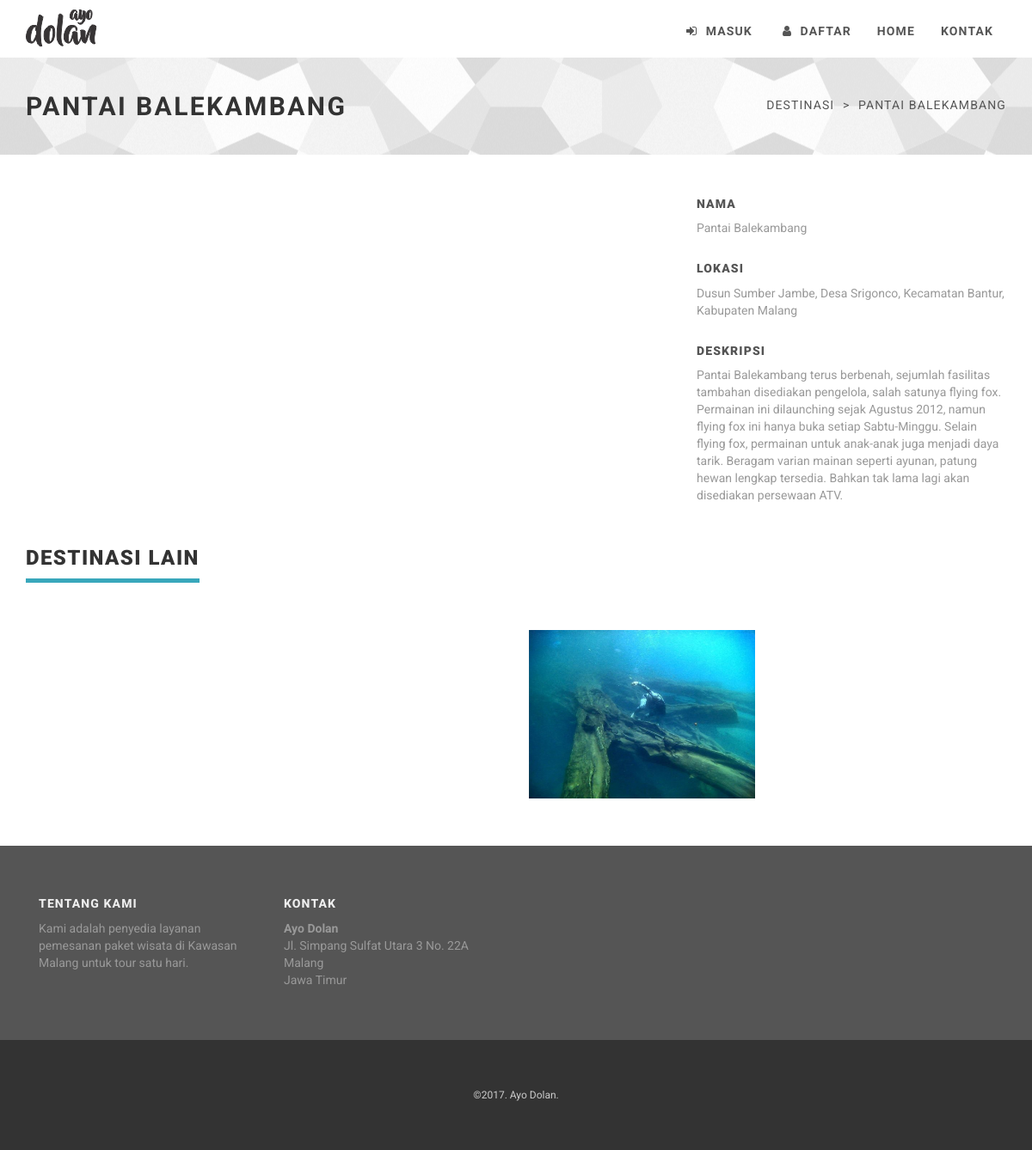
The page /destinasi/lihat/3 on the database its author committed.
### tables this page shows
CREATE TABLE `tb_destinasi` (
  `id_destinasi` int(255) NOT NULL,
  `nama_destinasi` varchar(255) NOT NULL,
  `lokasi` text NOT NULL,
  `intro_destinasi` text NOT NULL,
  `gambar_destinasi` text NOT NULL
);

### application/controllers/destinasi.php (called while the page is built, shortened)
<?php
class Destinasi extends CI_Controller {
	public function __construct()
	{
		$this->load->model('destinasi_model');
		$this->load->model('blog_model');
	}
	public function lihat($id_destinasi)
	{
		$data['destinasi_detail'] = $this->destinasi_model->get_destinasi_detail($id_destinasi);
		$data['two_destinasi'] = $this->destinasi_model->get_two_destinasi();
		$data['four_destinasi'] = $this->destinasi_model->get_four_destinasi();
		$data['main_view'] = 'destinasi_view';
		$this->load->view('template_view', $data);
	}
}

### index.php (called while the page is built, shortened)
<?php
require_once BASEPATH.'core/CodeIgniter.php';

### application/models/destinasi_model.php (called while the page is built, shortened)
<?php
class Destinasi_model extends CI_Model {
	public $db_table = 'tb_destinasi';
	public function get_four_destinasi()
	{
		return $this->db->order_by('id_destinasi','DESC')
						->limit(4)
						->get($this->db_table)
						->result();
	}
	public function get_destinasi_detail($id_destinasi)
	{
		return $this->db->where('id_destinasi',$id_destinasi)
						->limit(1)
						->get($this->db_table)
						->row();
	}
}

### application/views/destinasi_view.php (the view, shortened to what this page needs)
<div id="heading-breadcrumbs">
    <div class="container">
        <div class="row">
            <div class="col-md-7">
                <h1><?php echo $destinasi_detail->nama_destinasi; ?></h1>
            </div>
            <div class="col-md-5">
                <ul class="breadcrumb">
                    <li>Destinasi</li>
                    <li><?php echo $destinasi_detail->nama_destinasi; ?></li>
                </ul>
            </div>
        </div>
    </div>
</div>
<div id="content">
    <div class="container">
        <div class="row portfolio-project">
            <section>
                <div class="col-sm-8">
                    <br>
                </div>
                <div class="col-sm-4">
                    <div class="project-more">
                        <h4>Nama</h4>
                        <p><?php echo $destinasi_detail->nama_destinasi; ?></p>
                    </div>
                    <div class="project-more">
                        <h4>Lokasi</h4>
                        <p><?php echo $destinasi_detail->lokasi; ?></p>
                    </div>
                    <div class="project-more">
                        <h4>Deskripsi</h4>
                        <p><?php echo $destinasi_detail->intro_destinasi; ?></p>
                    </div>
                </div>
            </section>
        </div>
        <section>
            <div class="row portfolio">
                <div class="col-md-12">
                    <div class="heading">
                        <h3>Destinasi Lain</h3>
                    </div>
                </div>
                <?php
                    foreach ($four_destinasi as $dfour) {
                        echo '
                            <div class="col-sm-6 col-md-3">
                                <div class="box-image">
                                    <div class="image">
                                        <img src="'.base_url().'assets/img/'.$dfour->gambar_destinasi.'" alt="" class="img-responsive">
                                    </div>
                                    <div class="bg"></div>
                                    <div class="name">
                                        <h3><a href="#">'.$dfour->nama_destinasi.'</a></h3>
                                    </div>
                                    <div class="text">
                                        <p class="buttons">
                                            <a href="'.base_url().'destinasi/lihat/'.$dfour->id_destinasi.'" class="btn btn-template-transparent-primary">Lihat</a>
                                        </p>
                                    </div>
                                </div>
                            </div>
                        ';
                    }
                ?>
            </div>
        </section>
    </div>
</div>

### assets/css/style.default.css (style rules this page uses)
section, div.section { margin-bottom: 40px; }
.heading { margin-bottom: 40px; }
.heading h1, .heading h2, .heading h3, .heading h4, .heading h5 { display: inline-block; border-bottom: solid 5px #38a7bb; line-height: 1.1; margin-bottom: 0; padding-bottom: 10px; vertical-align: middle; text-transform: uppercase; letter-spacing: 0.06em; }
.box-image { position: relative; overflow: hidden; text-align: center; margin: 15px 0; }
#heading-breadcrumbs { background: url('../img/texture-bw.png') center center repeat; padding: 20px 0; margin-bottom: 40px; }
#heading-breadcrumbs h1 { color: #333333; text-transform: uppercase; font-size: 30px; font-weight: 700; letter-spacing: 0.08em; }
#heading-breadcrumbs ul.breadcrumb { margin-top: 5px; margin-bottom: 0; }
.portfolio-project .project-more h4 { color: #555555; text-transform: uppercase; margin-bottom: 0; text-align: left; font-size: 14px; letter-spacing: 0.08em; }
.portfolio-project .project-more p { color: #999999; padding: 10px 0; margin-bottom: 20px; text-align: left; }
.breadcrumb { font-family: "Roboto", Helvetica, Arial, sans-serif; text-transform: uppercase; background-color: none; letter-spacing: 0.08em; }
body { font-family: "Roboto", Helvetica, Arial, sans-serif; font-size: 14px; line-height: 1.42857143; color: #555555; }
.breadcrumb { padding: 20px 0; margin-bottom: 20px; background-color: transparent; border-radius: 0; text-align: right; }
.breadcrumb > li + li:before { content: ">\00a0"; color: #555555; }
h1, h2, h3, h4, h5, h6, .h1, .h2, .h3, .h4, .h5, .h6 { font-family: "Roboto", Helvetica, Arial, sans-serif; font-weight: 900; line-height: 1.1; color: #333333; }
h1, .h1, h2, .h2, h3, .h3 { margin-top: 20px; margin-bottom: 20px; }
p { margin: 0 0 10px; }

### rows shown on the page
tb_destinasi: nama_destinasi "PANTAI BALEKAMBANG", nama_destinasi "Pantai Balekambang", lokasi "Dusun Sumber Jambe, Desa Srigonco, Kecamatan Bantur, Kabupaten Malang", intro_destinasi "Pantai Balekambang terus berbenah, sejumlah fasilitas tambahan disediakan pengelola, salah satunya flying fox. Permainan ini dilaunching sejak Agustus 2012, namun flying fox ini hanya buka setiap Sabtu-Minggu. Selain flying fox, permainan untuk anak-anak juga menjadi daya tarik. Beragam varian mainan seperti ayunan, patung hewan lengkap tersedia. Bahkan tak lama lagi akan disediakan persewaan ATV."
tb_destinasi: gambar_destinasi (picture)
